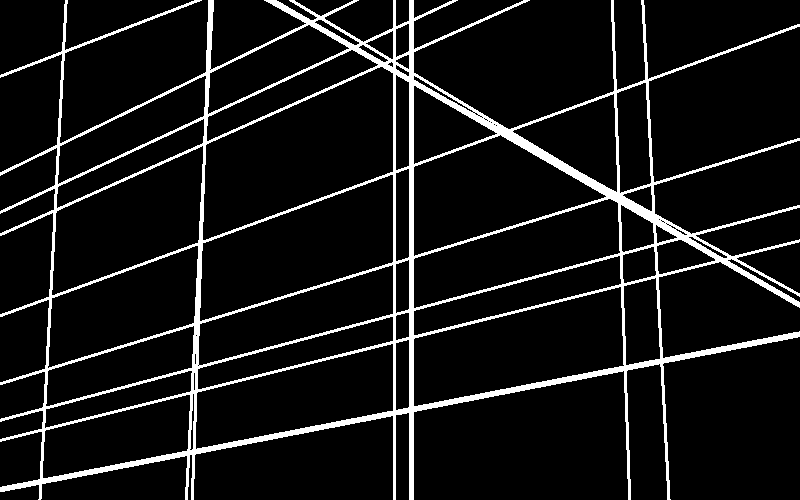
#> input picture teste.png, 800 x 500 px
$ python -i processamento_local.py   (imports and definitions only)   (older library calls are emulated)
#> lines starting #> are read from the running program, lines starting #| are printed output that depends on the picture; after the words box and inside, x2 and y2 are one past the last pixel; in counts of white or black regions, pixels touching at a corner belong together
#> further down, picture is the input picture: shape (500, 800, 3); 8.7% white; 1 white region, box (x1, y1, x2, y2) and area: (0, 0, 800, 500) 34745
from PIL import Image
import cv2
import numpy as np

class ProcessamentoLocal():
    def __init__(self):
        self.todos_os_angulos = True
        self.angulo = 0
        self.faixa = 2
        self.limiar = 100
        self.k = 3

    def set_todos_os_angulos(self, todos_os_angulos):
        self.todos_os_angulos = todos_os_angulos

    def get_todos_os_angulos(self):
        return self.todos_os_angulos

    def set_angulo(self, angulo):
        self.angulo = angulo

    def get_angulo(self):
        return self.angulo

    def set_faixa(self, faixa):
        self.faixa = faixa

    def get_faixa(self):
        return self.faixa

    def set_limiar(self, limiar):
        self.limiar = limiar

    def get_limiar(self):
        return self.limiar

    def set_k(self, k):
        self.k = k

    def get_k(self):
        return self.k

    def processar(self, imagem):
        # Converte imagem para matriz em tons de cinza
        f = cv2.cvtColor(np.array(imagem), cv2.COLOR_RGB2GRAY)

        # Calcula as matrizes M(x,y) e alpha(x,y)
        x = cv2.Sobel(f, cv2.CV_64F, 1, 0, ksize=3)
        y = cv2.Sobel(f, cv2.CV_64F, 0, 1, ksize=3)
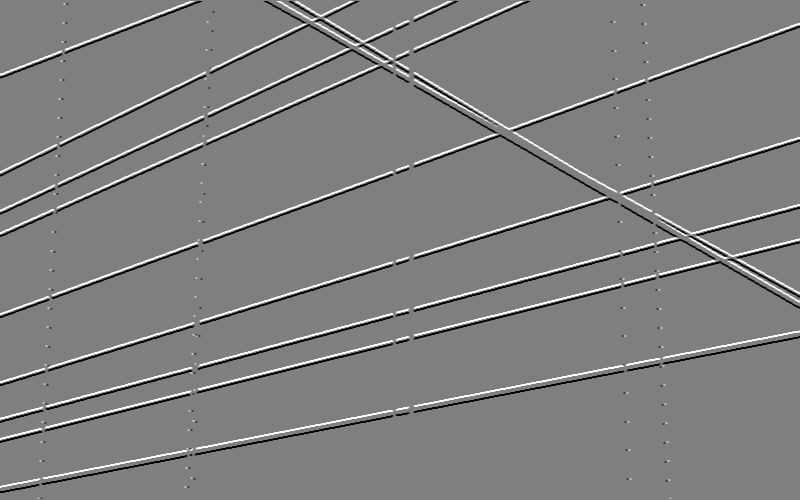
#> y: shape (500, 800) float64; min -1020, max 1020, mean -0.2; drawn with min black and max white

        m = np.sqrt(x**2 + y**2)
        alpha = np.arctan2(x, y)
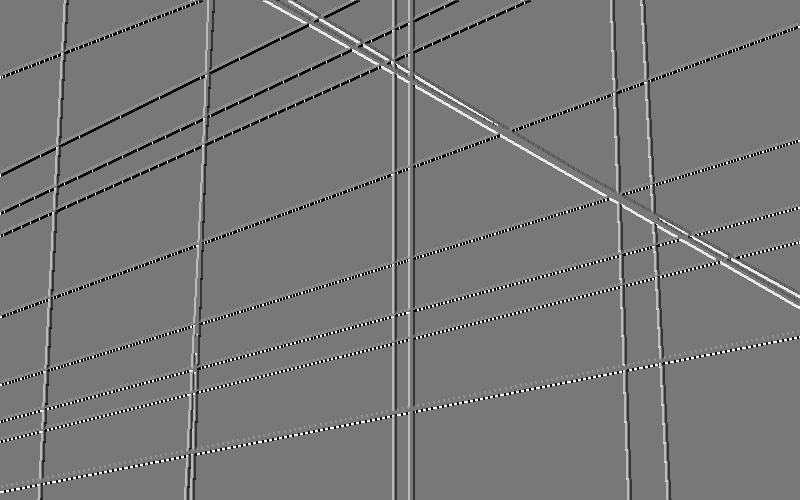
#> alpha: shape (500, 800) float64; min -2.82, max 3.14, mean -0.0123; drawn with min black and max white

        g = np.zeros(f.shape, dtype=np.uint8)

        # Aplica os limites
        margem = np.deg2rad(self.faixa / 2)
        if self.todos_os_angulos:
            angulo = 0
            g |= (m > self.limiar) & ((alpha > angulo - margem) & (alpha < angulo + margem))
#> g: shape (500, 800); values 0 (black) and 1 (white), 0.93% white in thin lines or dots
            for _ in range(4):
                angulo += np.pi / 4
                g |= (m > self.limiar) & ((alpha > angulo - margem) & (alpha < angulo + margem))
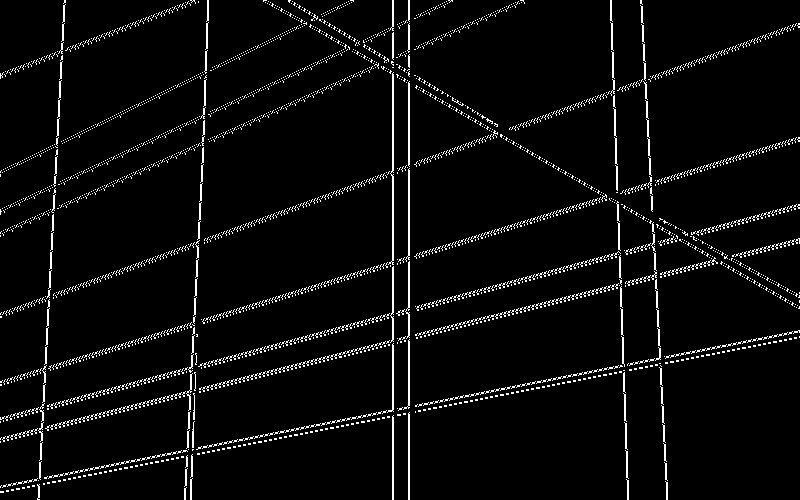
#> g: shape (500, 800); values 0 (black) and 1 (white), 4.4% white in thin lines or dots
#> after the loop, angulo = 3.14
        else:
            angulo = np.deg2rad(self.angulo)
            g |= (m > self.limiar) & ((alpha > angulo - margem) & (alpha < angulo + margem))

        def marcar_falhas(g, k):
#> called with k = 3
            for i in range(g.shape[0]):
                zeros = []
                for j in range(g.shape[1]):
                    if g[i, j] == 0:
                        zeros.append(j)
                    else:
                        if 0 < len(zeros) <= k:
                            for z in zeros:
                                g[i, z] = 1
                        zeros = []
                if 0 < len(zeros) <= k:
                    for z in zeros:
                        g[i, z] = 1
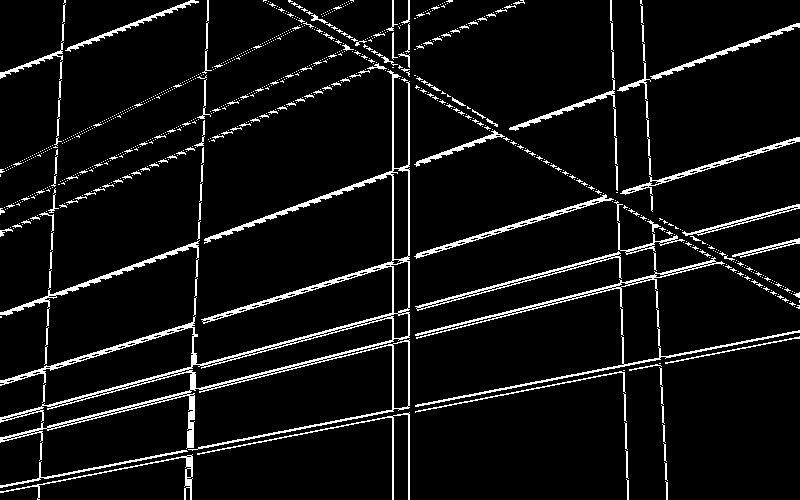
#> g: shape (500, 800); values 0 (black) and 1 (white), 6.7% white in thin lines or dots

            for j in range(g.shape[1]):
                zeros = []
                for i in range(g.shape[0]):
                    if g[i, j] == 0:
                        zeros.append(i)
                    else:
                        if 0 < len(zeros) <= k:
                            for z in zeros:
                                g[z, j] = 1
                        zeros = []
                if 0 < len(zeros) <= k:
                    for z in zeros:
                        g[z, j] = 1
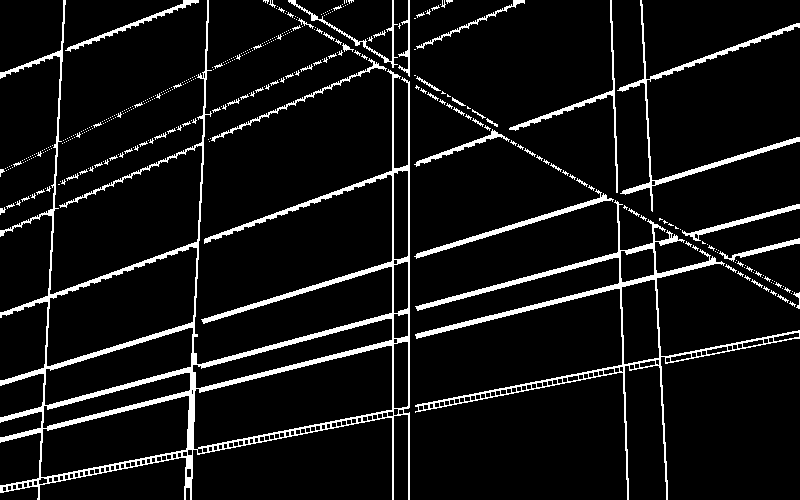
#> g: shape (500, 800); values 0 (black) and 1 (white), 7.8% white; 397 white regions (331 under 20 px), largest, box (x1, y1, x2, y2) and area: (0, 0, 410, 500) 15069, (415, 200, 800, 500) 5831, (617, 0, 800, 212) 2132

        def rotacionar_imagem(g, angulo):
            (h, w) = g.shape
            centro = (w // 2, h // 2)
            matriz_rotacao = cv2.getRotationMatrix2D(centro, np.degrees(angulo), 1.0)
            g_rotacionada = cv2.warpAffine(g, matriz_rotacao, (w, h))
            return g_rotacionada

        marcar_falhas(g, self.k)

        for theta in [np.pi / 4, -np.pi / 4, np.pi / 2, -np.pi / 2]:
            g_rotacionada = rotacionar_imagem(g, theta)
            marcar_falhas(g_rotacionada, self.k)
            g = rotacionar_imagem(g_rotacionada, -theta)
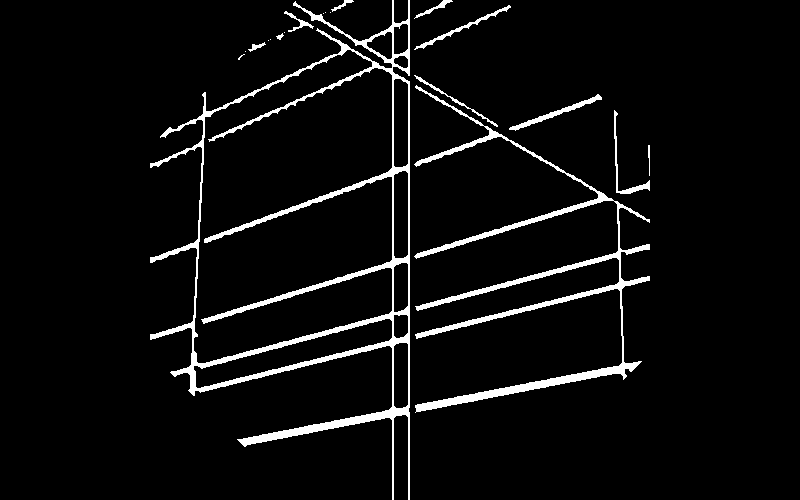
#> g: shape (500, 800); values 0 (black) and 1 (white), 5% white; 20 white regions (8 under 20 px), largest, box (x1, y1, x2, y2) and area: (150, 0, 410, 500) 11476, (414, 85, 650, 413) 6636, (509, 94, 602, 131) 460
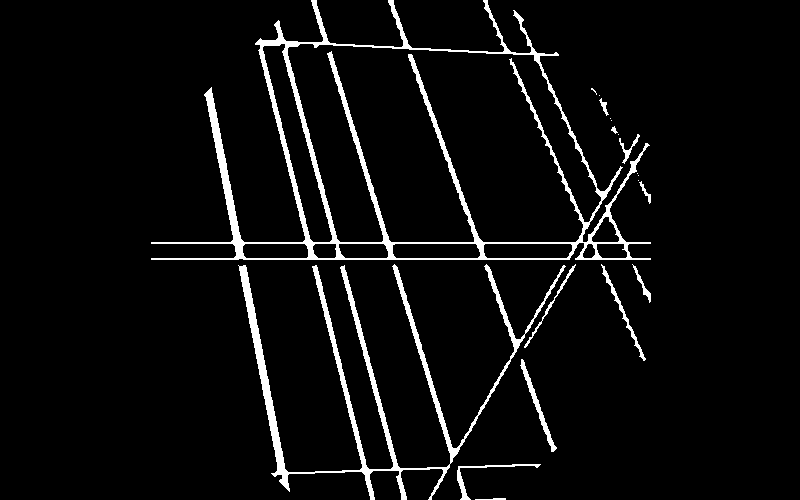
#> g_rotacionada: shape (500, 800); values 0 (black) and 1 (white), 5% white; 20 white regions (8 under 20 px), largest, box (x1, y1, x2, y2) and area: (151, 0, 651, 260) 11476, (238, 264, 566, 500) 6636, (520, 359, 557, 452) 460

        # Converte matriz g para imagem
        return Image.fromarray(g * 255)

>>> import cv2
>>> picture = cv2.cvtColor(cv2.imread('teste.png'), cv2.COLOR_BGR2RGB)
>>> result = ProcessamentoLocal().processar(picture)
